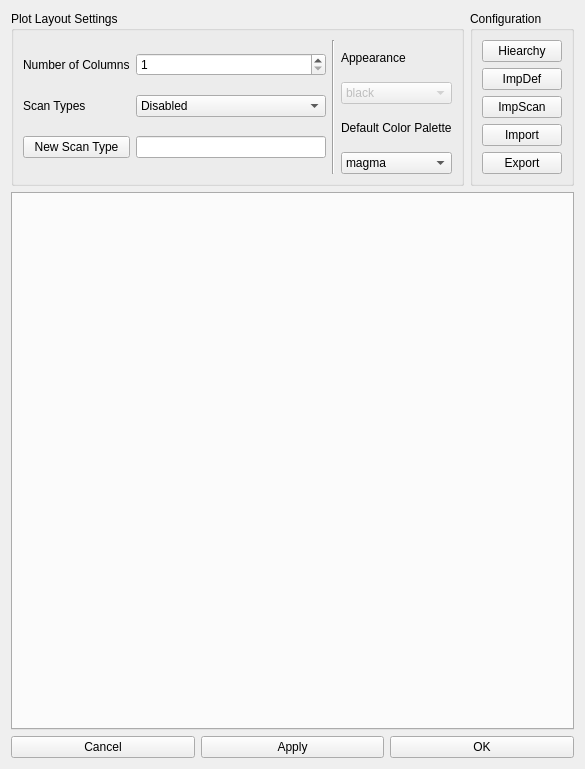
<?xml version="1.0" encoding="UTF-8"?>
<ui version="4.0">
 <class>Form</class>
 <widget class="QWidget" name="Form">
  <property name="geometry">
   <rect>
    <x>0</x>
    <y>0</y>
    <width>585</width>
    <height>769</height>
   </rect>
  </property>
  <property name="windowTitle">
   <string>Plot Configuration</string>
  </property>
  <layout class="QVBoxLayout" name="verticalLayout_2">
   <item>
    <layout class="QHBoxLayout" name="horizontalLayout">
     <item>
      <widget class="QGroupBox" name="groupBox_plot_setting">
       <property name="title">
        <string>Plot Layout Settings</string>
       </property>
       <layout class="QHBoxLayout" name="horizontalLayout_2">
        <item>
         <layout class="QGridLayout" name="gridLayout">
          <item row="0" column="0">
           <widget class="QLabel" name="label_5">
            <property name="text">
             <string>Number of Columns</string>
            </property>
           </widget>
          </item>
          <item row="1" column="0">
           <widget class="QLabel" name="label_6">
            <property name="text">
             <string>Scan Types</string>
            </property>
           </widget>
          </item>
          <item row="3" column="0">
           <widget class="QPushButton" name="pushButton_new_scan_type">
            <property name="text">
             <string>New Scan Type</string>
            </property>
           </widget>
          </item>
          <item row="1" column="1">
           <widget class="QComboBox" name="comboBox_scanTypes">
            <item>
             <property name="text">
              <string>Disabled</string>
             </property>
            </item>
            <item>
             <property name="text">
              <string>Enabled</string>
             </property>
            </item>
           </widget>
          </item>
          <item row="0" column="1">
           <widget class="QSpinBox" name="spinBox_n_column">
            <property name="minimum">
             <number>1</number>
            </property>
           </widget>
          </item>
          <item row="3" column="1">
           <widget class="QLineEdit" name="lineEdit_scan_type"/>
          </item>
         </layout>
        </item>
        <item>
         <widget class="Line" name="line">
          <property name="orientation">
           <enum>Qt::Vertical</enum>
          </property>
         </widget>
        </item>
        <item>
         <layout class="QVBoxLayout" name="verticalLayout_3">
          <item>
           <widget class="QLabel" name="label_4">
            <property name="text">
             <string>Appearance</string>
            </property>
           </widget>
          </item>
          <item>
           <widget class="QComboBox" name="comboBox_appearance">
            <property name="enabled">
             <bool>false</bool>
            </property>
            <item>
             <property name="text">
              <string>black</string>
             </property>
            </item>
            <item>
             <property name="text">
              <string>white</string>
             </property>
            </item>
           </widget>
          </item>
          <item>
           <widget class="QLabel" name="label_3">
            <property name="text">
             <string>Default Color Palette</string>
            </property>
           </widget>
          </item>
          <item>
           <widget class="QComboBox" name="comboBox_colormap">
            <item>
             <property name="text">
              <string>magma</string>
             </property>
            </item>
            <item>
             <property name="text">
              <string>viridis</string>
             </property>
            </item>
            <item>
             <property name="text">
              <string>reds</string>
             </property>
            </item>
           </widget>
          </item>
         </layout>
        </item>
       </layout>
      </widget>
     </item>
     <item>
      <widget class="QGroupBox" name="groupBox_config">
       <property name="title">
        <string>Configuration</string>
       </property>
       <layout class="QVBoxLayout" name="verticalLayout">
        <item>
         <widget class="QPushButton" name="pushButton_hirarchy">
          <property name="text">
           <string>Hiearchy</string>
          </property>
         </widget>
        </item>
        <item>
         <widget class="QPushButton" name="pushButton_def">
          <property name="text">
           <string>ImpDef</string>
          </property>
         </widget>
        </item>
        <item>
         <widget class="QPushButton" name="pushButton_scan">
          <property name="text">
           <string>ImpScan</string>
          </property>
         </widget>
        </item>
        <item>
         <widget class="QPushButton" name="pushButton_import">
          <property name="text">
           <string>Import</string>
          </property>
         </widget>
        </item>
        <item>
         <widget class="QPushButton" name="pushButton_export">
          <property name="text">
           <string>Export</string>
          </property>
         </widget>
        </item>
       </layout>
      </widget>
     </item>
    </layout>
   </item>
   <item>
    <widget class="QTabWidget" name="tabWidget_scan_types">
     <property name="tabPosition">
      <enum>QTabWidget::West</enum>
     </property>
     <property name="tabShape">
      <enum>QTabWidget::Rounded</enum>
     </property>
     <property name="currentIndex">
      <number>-1</number>
     </property>
    </widget>
   </item>
   <item>
    <layout class="QHBoxLayout" name="confirm_layout">
     <item>
      <widget class="QPushButton" name="pushButton_cancel">
       <property name="text">
        <string>Cancel</string>
       </property>
      </widget>
     </item>
     <item>
      <widget class="QPushButton" name="pushButton_apply">
       <property name="text">
        <string>Apply</string>
       </property>
      </widget>
     </item>
     <item>
      <widget class="QPushButton" name="pushButton_ok">
       <property name="text">
        <string>OK</string>
       </property>
      </widget>
     </item>
    </layout>
   </item>
  </layout>
 </widget>
 <resources/>
 <connections/>
</ui>
